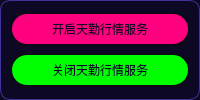
                        <widget class="QFrame" name="frame_115">
                         <property name="minimumSize">
                          <size>
                           <width>0</width>
                           <height>100</height>
                          </size>
                         </property>
                         <property name="styleSheet">
                          <string notr="true">QFrame {	
	background-color: rgb(13, 9, 36);
	border-radius: 10px;
	border: 1px solid rgb(65, 51, 156);
}

</string>
                         </property>
                         <property name="frameShape">
                          <enum>QFrame::StyledPanel</enum>
                         </property>
                         <property name="frameShadow">
                          <enum>QFrame::Raised</enum>
                         </property>
                         <layout class="QVBoxLayout" name="verticalLayout_68">
                          <item>
                           <widget class="QFrame" name="frame_116">
                            <property name="styleSheet">
                             <string notr="true">QFrame {	
	background-color: rgb(13, 9, 27);
	border-radius: 10px;
	border: none;
}

</string>
                            </property>
                            <property name="frameShape">
                             <enum>QFrame::StyledPanel</enum>
                            </property>
                            <property name="frameShadow">
                             <enum>QFrame::Raised</enum>
                            </property>
                            <layout class="QHBoxLayout" name="horizontalLayout_54">
                             <property name="spacing">
                              <number>0</number>
                             </property>
                             <property name="leftMargin">
                              <number>0</number>
                             </property>
                             <property name="topMargin">
                              <number>0</number>
                             </property>
                             <property name="rightMargin">
                              <number>0</number>
                             </property>
                             <property name="bottomMargin">
                              <number>0</number>
                             </property>
                             <item>
                              <widget class="QPushButton" name="Btn_start_TQ_services">
                               <property name="minimumSize">
                                <size>
                                 <width>0</width>
                                 <height>30</height>
                                </size>
                               </property>
                               <property name="maximumSize">
                                <size>
                                 <width>180</width>
                                 <height>16777215</height>
                                </size>
                               </property>
                               <property name="styleSheet">
                                <string notr="true">QPushButton{
	color: rgb(13, 9, 36);
	background-color:rgb(255, 0, 127);
	font: 700 14pt &quot;等线&quot;;
	border-radius: 15px;
}
QPushButton:hover{
	border: 2px solid rgb(255, 85, 0); 
}
QPushButton:pressed{
	color: green;
	border-color: rgb(255, 0, 0);
    background-color: rgb(255, 255, 0);
}
</string>
                               </property>
                               <property name="text">
                                <string>开启天勤行情服务</string>
                               </property>
                              </widget>
                             </item>
                            </layout>
                           </widget>
                          </item>
                          <item>
                           <widget class="QFrame" name="frame_117">
                            <property name="styleSheet">
                             <string notr="true">QFrame {	
	background-color: rgb(13, 9, 27);
	border-radius: 10px;
	border: none;
}

</string>
                            </property>
                            <property name="frameShape">
                             <enum>QFrame::StyledPanel</enum>
                            </property>
                            <property name="frameShadow">
                             <enum>QFrame::Raised</enum>
                            </property>
                            <layout class="QHBoxLayout" name="horizontalLayout_55">
                             <property name="spacing">
                              <number>0</number>
                             </property>
                             <property name="leftMargin">
                              <number>0</number>
                             </property>
                             <property name="topMargin">
                              <number>0</number>
                             </property>
                             <property name="rightMargin">
                              <number>0</number>
                             </property>
                             <property name="bottomMargin">
                              <number>0</number>
                             </property>
                             <item>
                              <widget class="QPushButton" name="Btn_stop_TQ_services">
                               <property name="minimumSize">
                                <size>
                                 <width>0</width>
                                 <height>30</height>
                                </size>
                               </property>
                               <property name="maximumSize">
                                <size>
                                 <width>180</width>
                                 <height>16777215</height>
                                </size>
                               </property>
                               <property name="styleSheet">
                                <string notr="true">QPushButton{
	color: rgb(13, 9, 36);
	background-color:rgb(0, 255, 0);
	font: 700 14pt &quot;等线&quot;;
	border-radius: 15px;
}
QPushButton:hover{
	border: 2px solid rgb(255, 85, 0); 
}
QPushButton:pressed{
	color: green;
	border-color: rgb(255, 0, 0);
    background-color: rgb(255, 255, 0);
}
</string>
                               </property>
                               <property name="text">
                                <string>关闭天勤行情服务</string>
                               </property>
                              </widget>
                             </item>
                            </layout>
                           </widget>
                          </item>
                         </layout>
                        </widget>
